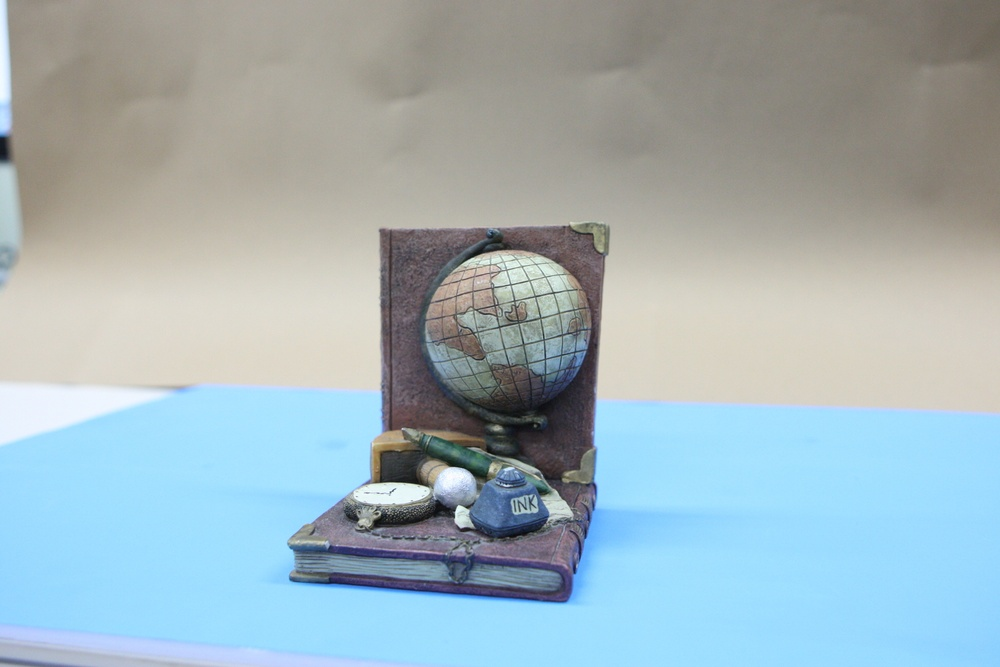
#> input picture Semester 2/Computer Vision/Tarea3/0001.JPG, 1000 x 667 px, shrunk from 1944 x 1296 before the run; its folder holds 4 pictures in this run; the run also reads 2 pictures not shown here
$ jupyter execute Untitled.ipynb   (shell and % lines are left out)
#> lines starting #> are read from the running program, lines starting #| are printed output that depends on the picture; long printed decimals are rounded
# Tarea 3

Jairo Saul Diaz Soto

Dr. Jean-Bernanrd Hayet

Vision Computacional I

2024 / 02 / 28

# Ejercicio 1: Implementando funcion de estimacion de la matriz fundamental

## Contruyendo el algoritmo

[cell 1]
import cv2
import numpy as np
import glob
import matplotlib.pyplot as plt

[cell 2]
## Funcion para calcular los puntos emparejados entre las imagenes
def match_pts(img1, img2, mf=500, gmp=0.15):
    ## Estableciendo los parametros de los matchs
    MAX_FEATURES = mf
    GOOD_MATCH_PERCENT = gmp

    ## Detectando las caaracteristicas ORB y calculando los descriptores
    orb = cv2.ORB_create(MAX_FEATURES)
    kp1, dsc1 =  orb.detectAndCompute(img1, None)
    kp2, dsc2 =  orb.detectAndCompute(img2, None)

    ## Caracterizando los emparejamientos y obteniendo la lista de coincidencias
    matcher = cv2.DescriptorMatcher_create(cv2.DESCRIPTOR_MATCHER_BRUTEFORCE)
    matches = list(matcher.match(dsc1, dsc2, None))

    ## Ordenando los emparejamientos por su score
    matches.sort(key=lambda x: x.distance, reverse=False)

    ## Quedandonos solo con los mejores emparejamientos
    numGoodMatches = int(len(matches) * GOOD_MATCH_PERCENT )
    matches = matches[:numGoodMatches]
    print("El numero de buenos emparejamientos es: {}".format(numGoodMatches))

    ## Extrayendo los puntos de los emparejamientos
    pts1 = np.zeros((len(matches), 2), dtype=np.float32)
    pts2 = np.zeros((len(matches), 2), dtype=np.float32)

    for i, match in enumerate(matches):
        pts1[i,:] = kp1[match.queryIdx].pt
        pts2[i,:] = kp2[match.trainIdx].pt

    ## Regresando los puntos obtenidos
    return pts1, pts2

[cell 3]
## Contruccion de la matriz para el algoritmo de los 8 puntos
def mat_aux_8pts(pts1, pts2):
    n =  pts1.shape[0]
    A = np.ones((n, 9))
    for i in range(n):
        A[i, 0] = pts1[i, 0] * pts2[i, 0]
        A[i, 1] = pts1[i, 1] * pts2[i, 0]
        A[i, 2] = pts1[i, 0]
        A[i, 3] = pts1[i, 0] * pts2[i, 1]
        A[i, 4] = pts1[i, 1] * pts2[i, 1]
        A[i, 5] = pts1[i, 1]
        A[i, 6] = pts1[i, 0]
        A[i, 7] = pts1[i, 1]
    return A

[cell 4]
## Funcion para contar los inliers
def count_inliers(F, points1, points2, threshold):
    # Evalúa la cantidad de inliers basándose en la distancia epipolar
    lines = cv2.computeCorrespondEpilines(points1.reshape(-1, 1, 2), 1, F)
    lines = lines.reshape(-1, 3)
    distances = np.abs(np.sum(lines * np.hstack((points2, np.ones((len(points2), 1)))), axis=1))

    # Encuentra los índices de los puntos inliers
    inliers_indices = np.where(distances < threshold)[0]

    # Número de inliers
    inliers_count = len(inliers_indices)

    return inliers_count, inliers_indices

## Algoritmo de RANSAC para encontrar la matriz con mas inliners
def ransac_8points(A, pts1, pts2, max_iter, th = 0.05):
    best_F = None
    best_inliers = 0
    for i in range(max_iter):
        ## Se esocgen 8 puntos al azar
        r_idx = np.array(np.random.choice(len(pts1), 8, replace = False))
        Amin = A[r_idx, :]

        ## Se realiza la descomposicion
        U, S, Vt = np.linalg.svd(Amin)

        ## Vamos a evaluar la matriz
        F = Vt[-1, :].reshape(3, 3)
        inliersc, inliers_idx = count_inliers(F, pts1, pts2, th)
        if inliersc > best_inliers:
            best_inliers = inliersc
            best_F = F
            best_idx = inliers_idx
    print("Se encontraron {} inliers.".format(best_inliers))
    return best_F, best_idx

[cell 5]
def drawlines(img1, img2, lines, pts1, pts2):
    r, c = img1.shape
    nimg1 = cv2.cvtColor(img1, cv2.COLOR_GRAY2BGR)
    nimg2 = cv2.cvtColor(img2, cv2.COLOR_GRAY2BGR)
    for r, pt1, pt2 in zip(lines, pts1, pts2):
        color = tuple(np.random.randint(0, 255, 3).tolist())
        x0, y0 = map(int, [0, -r[2] / r[1]])
        x1, y1 = map(int, [c, -(r[2] + r[0] * c) / r[1]])
        cv2.line(nimg1, (x0, y0), (x1, y1), color, 1)

        # Convierte las coordenadas a enteros
        pt1 = tuple(map(int, pt1))
        pt2 = tuple(map(int, pt2))

        cv2.circle(nimg1, pt1, 5, color, -1)
        cv2.circle(nimg2, pt2, 5, color, -1)
    return nimg1, nimg2

[cell 6]
def estim_fundamental_matrix(fimg1, fimg2, NMax, th):
    ## Adecuamos las imagenes para trabajarlas
#> called with fimg1 = '0001.JPG', fimg2 = '0003.JPG', NMax = 500, th = 0.03
    img1 = cv2.imread(fimg1, 0)
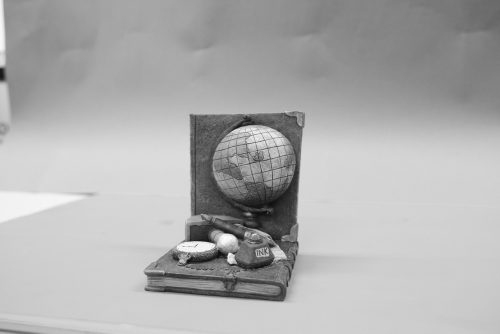
#> img1: shape (667, 1000) (shown at 1/2 size); min 10, max 255, mean 174.6
    img2 = cv2.imread(fimg2, 0)
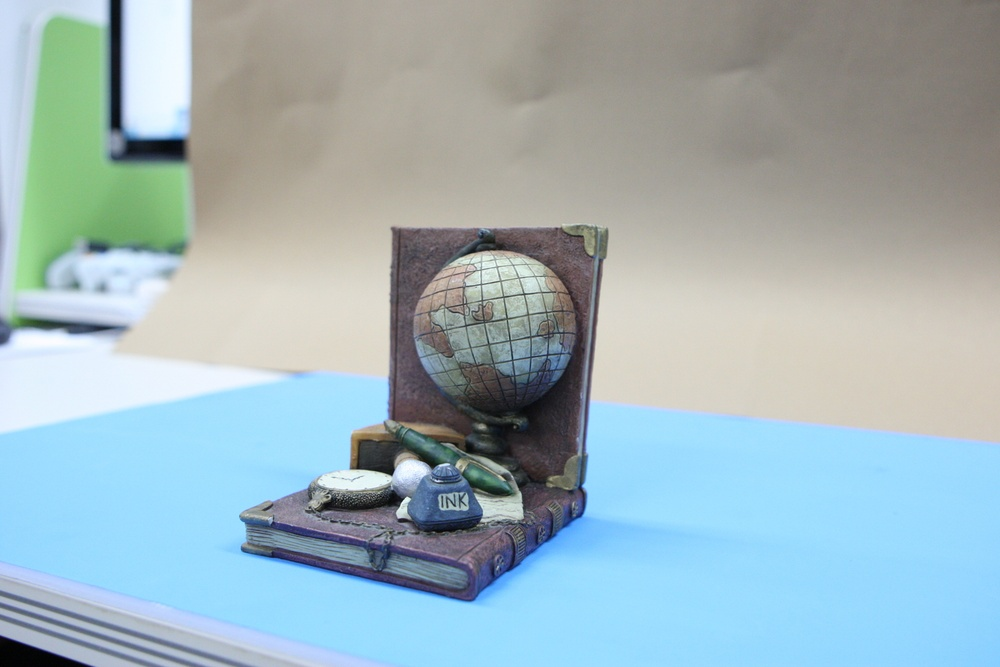
#> input picture Semester 2/Computer Vision/Tarea3/0003.JPG, 1000 x 667 px, shrunk from 1944 x 1296 before the run
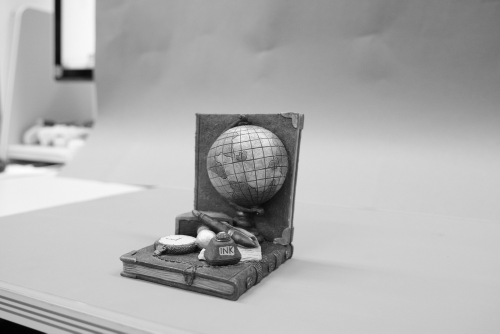
#> img2: shape (667, 1000) (shown at 1/2 size); min 1, max 255, mean 174.7

    ## Se obtienen los puntos emparejados entre las imagenes
    pts1, pts2 = match_pts(img1, img2)
#> in match_pts, `kp1, dsc1 =  orb.detectAndCompute(img1, None)`: kp1 = 500 keypoints; strongest (x, y, size): (458, 506, 37.2), (457, 517, 92.6), (378, 511, 31), (460, 520, 64.3)
#> in match_pts, `kp2, dsc2 =  orb.detectAndCompute(img2, None)`: kp2 = 500 keypoints; strongest (x, y, size): (391, 474, 31), (388, 470, 77.1), (387, 469, 111.1), (390, 474, 44.6)
#> in match_pts, `matches = list(matcher.match(dsc1, dsc2, None))`: matches = 500 matches
#> in match_pts, `matches = list(matcher.match(dsc1, dsc2, None))`:
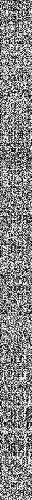
#> dsc1: shape (500, 32); min 0, max 255, mean 132.6
#> in match_pts, `numGoodMatches = int(len(matches) * GOOD_MATCH_PERCENT )`: numGoodMatches = 75
#> in match_pts, `matches = matches[:numGoodMatches]`: matches = 75 matches
#| El numero de buenos emparejamientos es: 75
#> in match_pts, `pts1 = np.zeros((len(matches), 2), dtype=np.float32)`: pts1 = 75 pairs, first value 0 to 0, second value 0 to 0
#> the loop in match_pts, `for i, match in enumerate(matches):` made 75 passes
#> after the loop in match_pts, `for i, match in enumerate(matches):`: pts1 = 75 pairs, first value 289.4 to 589.2, second value 228.9 to 580; pts2 = 75 pairs, first value 117 to 579.6, second value 126.9 to 551

    ## Normalizando los puntos
    u = (img1.shape[1] / 2)
    u_p = (img2.shape[1] / 2)
    v = (img1.shape[0] / 2)
    v_p  = (img2.shape[0] / 2)
    pts1_norm = np.asarray([pts1[:, 0] / u, pts1[:, 1] / v]).T
#> pts1_norm = 75 pairs, first value 0.579 to 1.18, second value 0.686 to 1.74
    pts2_norm = np.asarray([pts2[:, 0] / u_p, pts2[:, 1] / v_p]).T
#> pts2_norm = 75 pairs, first value 0.234 to 1.16, second value 0.381 to 1.65

    ## Se realiza la construccion de la matriz para poder realizar el algoritmo de los 8 puntos
    A_mat = mat_aux_8pts(pts1_norm, pts2_norm)

    ## Se aplica el metodo de RANSAC para obtener la matriz fundamental
    F, mask = ransac_8points(A_mat, pts1_norm, pts2_norm, NMax, th)
#> the loop in ransac_8points, `for i in range(max_iter):` made 500 passes
#> (r_idx, S, inliers_count in count_inliers, inliersc, best_inliers) on passes 1 to 2: ([52, 57, 22, 44, 28, 26, 71, 54], [11.04, 1.12, 0.497, 0.42, 0.0563, 0.0344, 0.0166, 1.11e-17], 45, 45, 45), ([7, 24, 27, 66, 73, 55, 62, 22], [10.35, 1.89, 1.46, 0.36, 0.296, 0.0465, 0.00836, 4.88e-17], 46, 46, 46)
#> after the loop in ransac_8points, `for i in range(max_iter):`: best_idx = 53 values from 0 to 72; best_inliers = 53
#| Se encontraron 53 inliers.
#> F = [[-1.57e-16, 2.05e-16, 0.159], [-1.23e-16, 4.89e-17, -0.689], [-0.159, 0.689, -3.71e-17]]; mask = 53 values from 0 to 72

    ##De-normalizamos para obtener el verdadero F
    F[0,0] *= (u*u_p)
    F[0,1] *= (v*u_p)
    F[0,2] *= (u_p)
    F[1,0] *= (u*v_p)
    F[1,1] *= (v*v_p)
    F[1,2] *= (v_p)
    F[2,0] *= (u)
    F[2,1] *= (v)

    ## Se proyecta sobre el espacio de las matrices de rango 2
    U, S, Vt = np.linalg.svd(F)
#> U = [[-0.234, 0.23, -0.945], [0.673, -0.663, -0.328], [-0.701, -0.713, 1.91e-13]]; S = [243.2, 243.2, 3.03e-11]; Vt = [[0.23, -0.663, -0.713], [0.234, -0.673, 0.701], [0.945, 0.328, -3.34e-14]]
    lmin = np.argmin(S)
#> lmin = 2
    S[lmin] = 0.0
    F_hat = U @ np.diag(S) @ Vt
#> F_hat = [[-1.23e-11, 4.35e-11, 79.71], [-1.11e-11, 8.66e-12, -229.7], [-79.71, 229.7, 4.11e-14]]

    lines = cv2.computeCorrespondEpilines(pts1.reshape(-1, 1, 2), 1, F)
#> lines = 75 rows, first 8: [0.328, -0.945, 92.39], [0.328, -0.945, 91.49], [0.328, -0.945, 91.94], [0.328, -0.945, 94.37], [0.328, -0.945, 355.1], [0.328, -0.945, 450.7], [0.328, -0.945, 316.5], [0.328, -0.945, 125.1]
    lines = lines.reshape(-1, 3)

    # Dibujar líneas en la segunda imagen (img2)
    img1_lines, img2_lines = drawlines(img1, img2, lines, pts1[mask], pts2[mask])
#> the loop in drawlines, `for r, pt1, pt2 in zip(lines, pts1, pts2):` made 53 passes
#> (r, pt1, pt2, color, y0, y1) on passes 1 to 6: ([0.328, -0.945, 92.39], (381, 230), (392, 228), (233, 165, 244), 97, 444), ([0.328, -0.945, 91.49], (380, 228), (391, 228), (222, 21, 116), 96, 443), ([0.328, -0.945, 91.94], (382, 229), (394, 229), (195, 100, 79), 97, 444), ([0.328, -0.945, 94.37], (383, 232), (392, 228), (189, 155, 238), 99, 446), ([0.328, -0.945, 355.1], (378, 507), (330, 490), (184, 7, 101), 375, 722), ([0.328, -0.945, 450.7], (514, 513), (441, 508), (183, 204, 38), 477, 823)
#> after the loop in drawlines, `for r, pt1, pt2 in zip(lines, pts1, pts2):`:
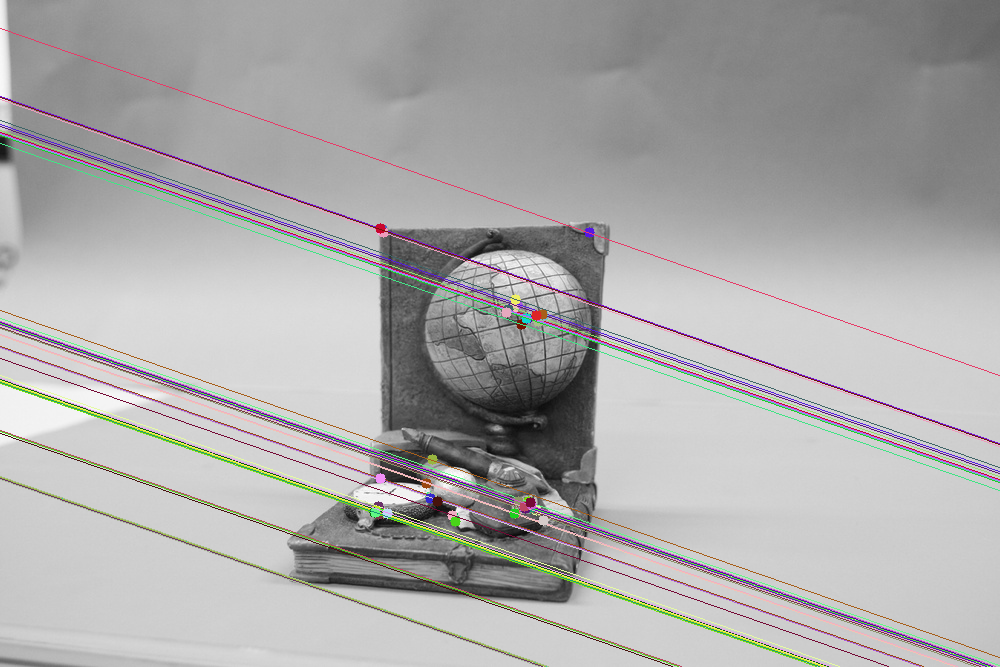
#> nimg1: shape (667, 1000, 3); mean B, G, R 171, 171.3, 172.3
#> after the loop in drawlines, `for r, pt1, pt2 in zip(lines, pts1, pts2):`:
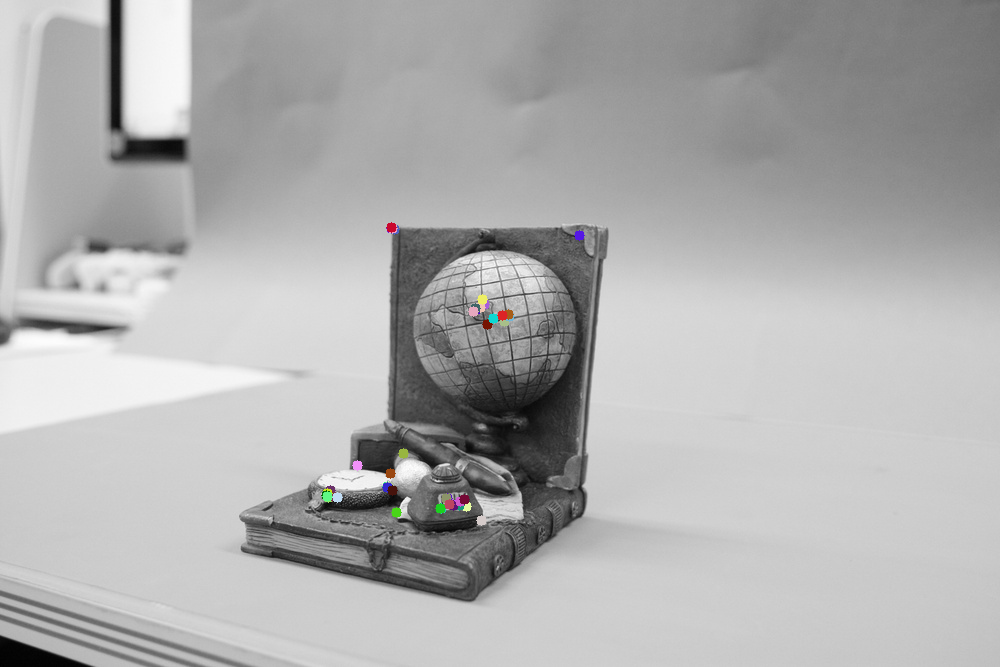
#> nimg2: shape (667, 1000, 3); mean B, G, R 174.6, 174.7, 174.7

    # Mostrar las imágenes con las líneas dibujadas
    plt.subplot(121), plt.imshow(img1_lines)
    plt.subplot(122), plt.imshow(img2_lines)
    plt.show()

    return F_hat

## Probando el algoritmo

[cell 7]
images = glob.glob('*.JPG')

[cell 8]
for i in range(15):
    r_idx = np.random.choice(len(images)-2, 2, replace = False)
    estim_fundamental_matrix(images[r_idx[0]], images[r_idx[0]+2], 500, .03)

# Ejercicio 2: Puntos 3D

## Estimando la matriz escencial

[cell 9]
## Obteniendo dos puntos aleatorios
r_idx = np.random.choice(len(images), 2, replace = False)

## Tomamos asi dos imagenes al azar y se obtiene la matriz funamental
img1 = cv2.imread(images[r_idx[0]], 0)
img2 = cv2.imread(images[r_idx[1]], 0)

## Obteniendo los puntos
orb = cv2.ORB_create(500)

kp1, dsc1 = orb.detectAndCompute(img1, None)
kp2, dsc2 = orb.detectAndCompute(img2, None)

## Obteniendo las correspondencias
matcher = cv2.DescriptorMatcher_create(cv2.DESCRIPTOR_MATCHER_BRUTEFORCE_HAMMING)
matches = list(matcher.match(dsc1, dsc2, None))
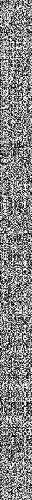
#> dsc1: shape (500, 32); min 0, max 255, mean 131.6

##Ordenando
matches.sort(key=lambda x: x.distance, reverse= False)
k = int(len(matches) * 0.15)
matches = matches[:k]
print("Mejores puntos encontrados: ",k)
#| Mejores puntos encontrados:  75

[cell 10]
# Extrayendo los mejores puntos
pts1 = np.zeros((len(matches), 2), dtype=np.float32)
pts2 = np.zeros((len(matches), 2), dtype=np.float32)
for i, match in enumerate(matches):
    pts1[i, :] = kp1[match.queryIdx].pt
    pts2[i, :] = kp2[match.trainIdx].pt
#> this loop made 75 passes

[cell 11]
# Calculando la matriz fundamental
F, mask = cv2.findFundamentalMat(pts1, pts2, cv2.FM_RANSAC)
print(F)
#| [[-9.70535432e-07  9.38602649e-06 -4.56460543e-03]
#|  [-1.55908845e-06 -2.67616882e-06  2.42312923e-02]
#|  [ 3.78011261e-03 -2.71197926e-02  1.00000000e+00]]

[cell 12]
## Calculando la matriz escencial
K = np.loadtxt("K.txt")
E = K.T @ F @ K
print(E)
#| [[ -2.801  27.090   0.9719]
#|  [ -4.500  -7.724  35.647 ]
#|  [  3.104 -33.523   1.254]]

## Obteniendo el desplazamiento entre las camaras

[cell 13]
def decompose_essential_matrix(E):
    U, _, Vt = np.linalg.svd(E)
    W = np.array([[0, -1, 0], [1, 0, 0], [0, 0, 1]])

    # Cuatro posibles combinaciones de rotación y traslación
    R1 = U @ W @ Vt
    R2 = U @ W.T @ Vt
    t1 = U[:, 2]
    t2 = -U[:, 2]

    return R1, R2, t1, t2

[cell 14]
R1, R2, t1, t2 = decompose_essential_matrix(E)
print(R1)
#| [[-0.678  0.02223 -0.7347]
#|  [-0.067  0.9935  0.09189]
#|  [-0.732 -0.1115  0.6721]]
print(R2)
#| [[-0.8426  -0.1714  0.5105]
#|  [ 0.1524 -0.9851 -0.0793]
#|  [-0.5165 -0.01096 -0.8562]]
print(t1)
#| [ 0.7721 -0.04335   0.634]
print(t2)
#| [-0.7721  0.04335  -0.634]

## Triangulando los puntos

[cell 15]
# Función para realizar la triangulación
def triangulate_points(P1, P2, pts1, pts2):
    # Triangulación de puntos
    points_3d_homogeneous = cv2.triangulatePoints(P1, P2, pts1.T, pts2.T)

    # Normalización de coordenadas homogéneas
    points_3d_homogeneous /= points_3d_homogeneous[3, :]

    # Coordenadas 3D
    points_3d = points_3d_homogeneous[:3, :].T

    return points_3d

[cell 16]
P1 = K @ np.hstack((np.eye(3), np.zeros((3, 1))))
R1, R2, t1, t2 = decompose_essential_matrix(E)
t1 = np.reshape(t1, (-1, 1))
t2 = np.reshape(t2, (-1, 1))
P21 = K @ np.hstack((R1, t1))
P22 = K @ np.hstack((R1, t2))
P23 = K @ np.hstack((R2, t1))
P24 = K @ np.hstack((R2, t2))

[cell 17]
# Triangulación
points_3d = triangulate_points(P1, P21, pts1, pts2)

# Visualización 3D
fig = plt.figure()
ax = fig.add_subplot(111, projection='3d')
ax.scatter(points_3d[:, 0], points_3d[:, 1], points_3d[:, 2], c='r', marker='o')
ax.set_xlabel('X')
ax.set_ylabel('Y')
ax.set_zlabel('Z')
plt.show()

[cell 18]
# Triangulación
points_3d = triangulate_points(P1, P22, pts1, pts2)

# Visualización 3D
fig = plt.figure()
ax = fig.add_subplot(111, projection='3d')
ax.scatter(points_3d[:, 0], points_3d[:, 1], points_3d[:, 2], c='r', marker='o')
ax.set_xlabel('X')
ax.set_ylabel('Y')
ax.set_zlabel('Z')
plt.show()
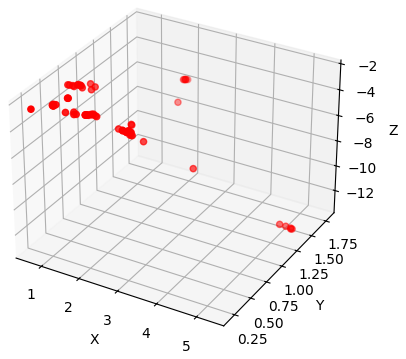
#> figure drawn by matplotlib, 1 panel

[cell 19]
# Triangulación
points_3d = triangulate_points(P1, P23, pts1, pts2)

# Visualización 3D
fig = plt.figure()
ax = fig.add_subplot(111, projection='3d')
ax.scatter(points_3d[:, 0], points_3d[:, 1], points_3d[:, 2], c='r', marker='o')
ax.set_xlabel('X')
ax.set_ylabel('Y')
ax.set_zlabel('Z')
plt.show()
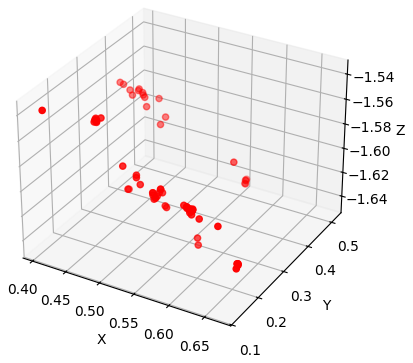
#> figure drawn by matplotlib, 1 panel

[cell 20]
# Triangulación
points_3d = triangulate_points(P1, P24, pts1, pts2)

# Visualización 3D
fig = plt.figure()
ax = fig.add_subplot(111, projection='3d')
ax.scatter(points_3d[:, 0], points_3d[:, 1], points_3d[:, 2], c='r', marker='o')
ax.set_xlabel('X')
ax.set_ylabel('Y')
ax.set_zlabel('Z')
plt.show()
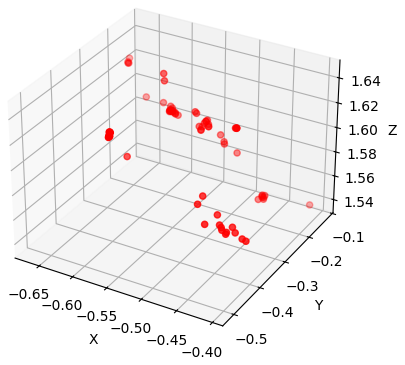
#> figure drawn by matplotlib, 1 panel
